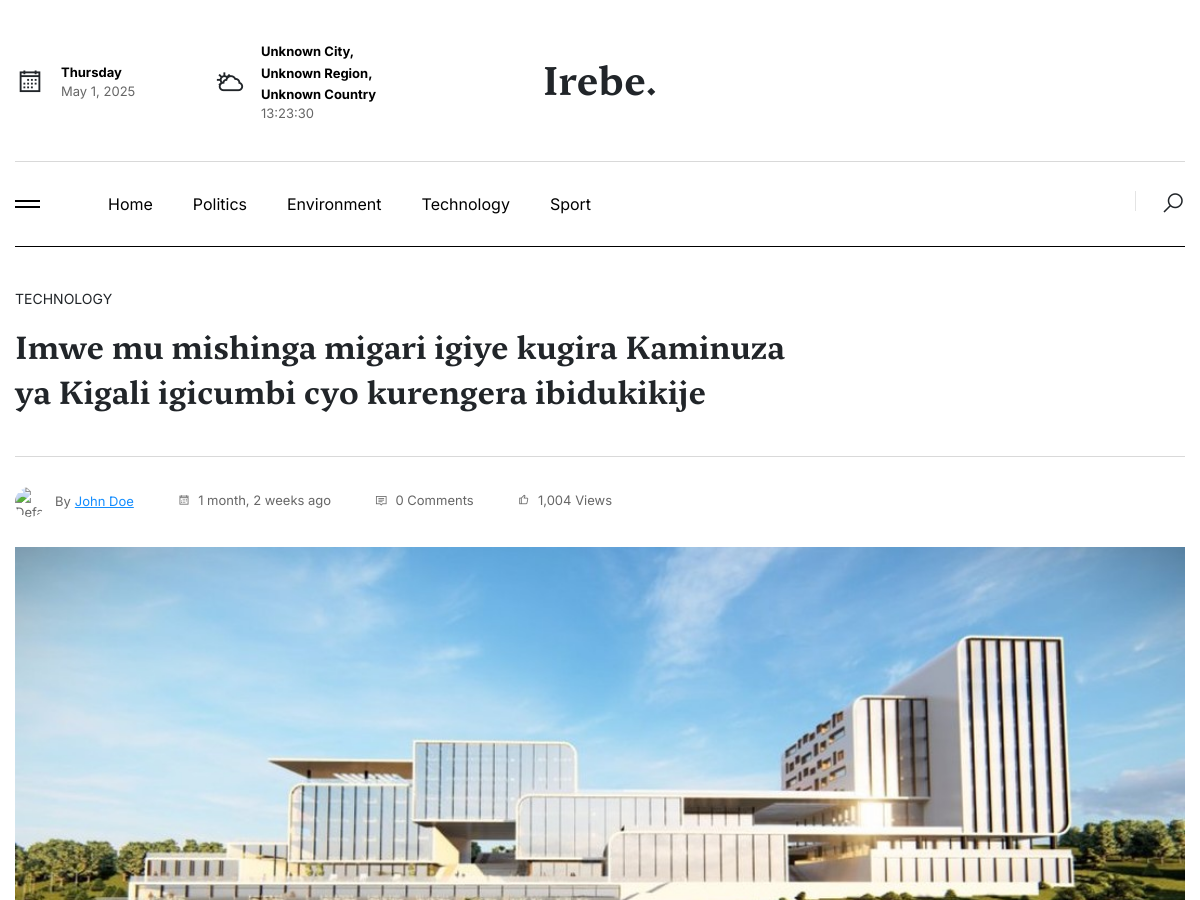
The app's page /article/imwe-mu-mishinga-migari-igiye-kugira-kaminuza-ya-kigali-igicumbi-cyo-kurengera-ibidukikije/ (upper part), older data.
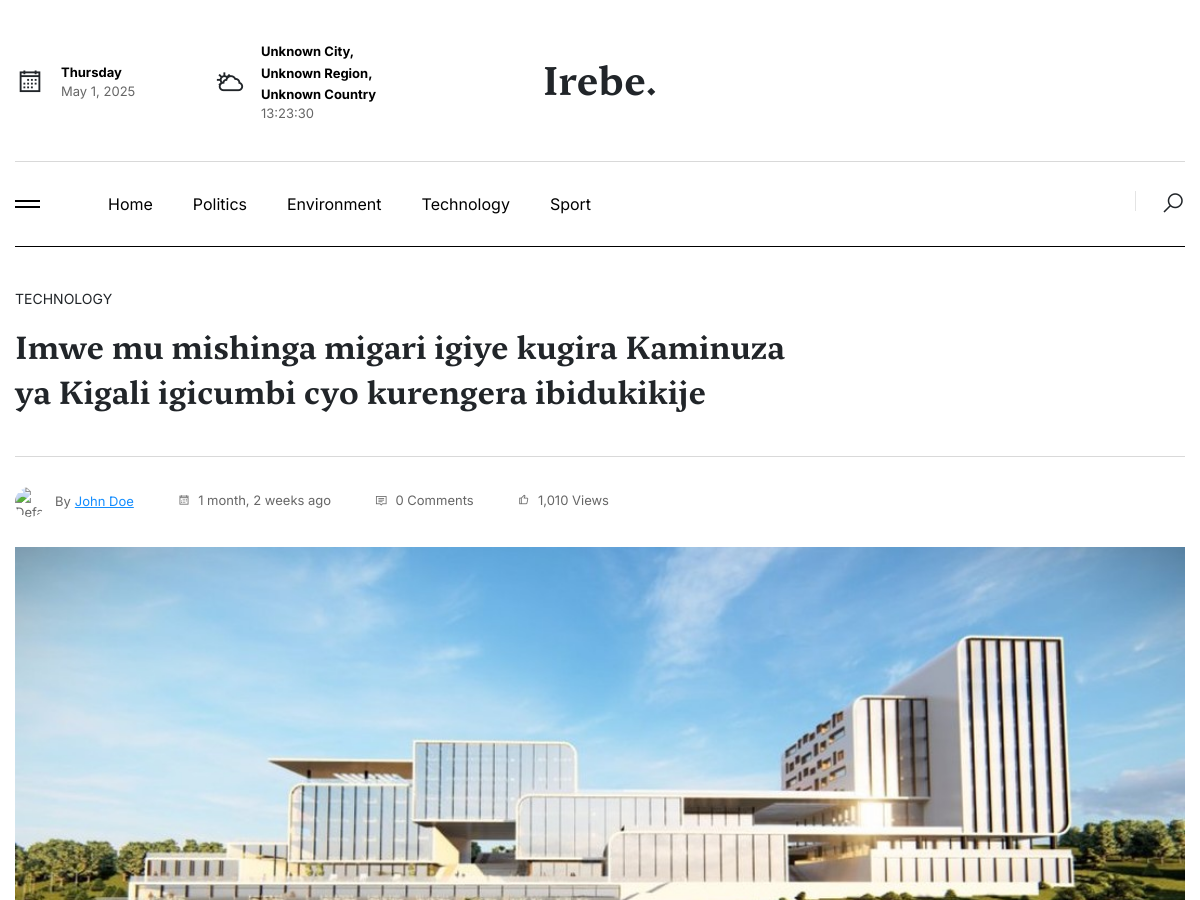
The same page, newer data.
### base/models.py (models this page shows, shortened)
class Article(models.Model):
    title = models.CharField(max_length=255)
    slug = models.SlugField(unique=True, blank=True, max_length=255)
    content = RichTextField()  # Use RichTextField from CKEditor instead of TextField
    author = models.ForeignKey(settings.AUTH_USER_MODEL, on_delete=models.CASCADE)  # Updated to reference custom user model
    category = models.ForeignKey(Category, on_delete=models.SET_NULL, null=True, blank=True)
    tags = models.ManyToManyField(Tag, related_name='articles')
    published_at = models.DateTimeField(auto_now_add=True)
    updated_at = models.DateTimeField(auto_now=True)
    status = models.CharField(max_length=20, choices=[('draft', 'Draft'), ('published', 'Published')], default='draft')
    language = models.CharField(max_length=50, default='en')
    views = models.PositiveIntegerField(default=0)
    created_at = models.DateTimeField(default=timezone.now)
    updated_at = models.DateTimeField(auto_now=True)
    video_url = models.URLField(null=True, blank=True)
    sponsored = models.BooleanField(default=False)
    sponsored_link = models.URLField(null=True, blank=True)
    class Meta:
        verbose_name_plural = "Articles"

class Category(models.Model):
    name = models.CharField(max_length=100, unique=True)
    slug = models.SlugField(max_length=255, unique=True, blank=True)
    description = models.TextField()
    image = ProcessedImageField(
        upload_to=category_image_path,
        processors=[ResizeToFill(800, 800)],
        options={'quality': 90},
        null=True,
        blank=True,
    )
    created_at = models.DateTimeField(auto_now_add=True)
    updated_at = models.DateTimeField(auto_now=True)
    class Meta:
        verbose_name_plural = "Categories"

### account/models.py (models this page shows, shortened)
class User(AbstractBaseUser, PermissionsMixin):
    ROLE_CHOICES = (
        ('admin', 'Admin'),
        ('editor', 'Editor'),
        ('journalist', 'Journalist'),
        ('guest', 'Guest'),
    )
    email = models.EmailField(unique=True)
    name = models.CharField(max_length=255)
    phone_number = models.CharField(max_length=15, unique=True)
    image = ProcessedImageField(
        upload_to=user_image_path,
        processors=[ResizeToFill(720, 720)],
        format='JPEG',
        options={'quality': 90},
        null=True,
        blank=True,
    )
    role = models.CharField(max_length=30, choices=ROLE_CHOICES, default='guest')
    slug = models.SlugField(unique=True, max_length=255, null=True, blank=True)
    username = models.CharField(max_length=255, unique=True, null=True, blank=True)
    added_by = models.ForeignKey('self', on_delete=models.CASCADE, null=True, blank=True, related_name='added_users')
    is_active = models.BooleanField(default=True)
    is_staff = models.BooleanField(default=False)
    created_at = models.DateTimeField(default=timezone.now)
    updated_at = models.DateTimeField(auto_now=True)
    objects = CustomUserManager()
    USERNAME_FIELD = 'email'
    REQUIRED_FIELDS = ['name', 'phone_number']

### base/views.py (the view)
# urls.py: path('article/<slug:slug>/', showArticle, name='showArticle'),
def showArticle(request, slug):
    article = get_object_or_404(Article, slug=slug, status='published')
    Article.objects.filter(pk=article.pk).update(views=F('views') + 1)
    article.refresh_from_db(fields=['views'])
    images = article.articleimage_set.all()
    categories = Category.objects.all()
    urls = {
        'video': article.video_url,
        'sponsored': article.sponsored_link,
    }
    likes_count = article.like_set.count()
    comments_count = article.comment_set.count()
    context = {
        'categories': categories,
        'article': article,
        'images': images,
        'urls': urls,
        'likes_count': likes_count,
        'comments_count': comments_count,
    }
    return render(request, 'pages/article_detail.html', context)

### templates/pages/article_detail.html (shortened to what this page needs)
{% extends 'layouts/app.html' %}
{% load static %}
{% load humanize %}
{% block content %}
<section class="tc-main-post-style1 pb-60">
    <div class="container">
        <div class="tc-main-post-title pt-40 pb-40">
            <div class="row">
                <div class="col-lg-8">
                    <p class="text-uppercase mb-15">{{ article.category.name }}</p>
                    <h2 class="title">
                        {{ article.title }}
                    </h2>
                </div>
            </div>
        </div>
        <div class="meta-nav pt-30 pb-30 border-top border-1 brd-gray">
            <div class="row">
                <div class="col-lg-8">
                    <div class="author-side color-666 fsz-13px">
                        <div class="author me-40 d-flex d-lg-inline-flex align-items-center">
                            <span class="icon-30 rounded-circle overflow-hidden me-10">
                                {% if article.author.image %}
                                    <img src="{{ article.author.image.url }}" alt="{{ article.title }}">
                                {% else %}
                                    <img src="https://upload.wikimedia.org/wikipedia/commons/d/d1/Image_not_available.png" alt="Default Image">
                                {% endif %}
                            </span>
                            <span>By</span>
                            <a href="#" class="text-decoration-underline text-primary ms-1">{{ article.author.name }}</a>
                        </div>
                        <span class="me-40">
                            <a href="#"><i class="la la-calendar me-1"></i> {{ article.created_at|naturaltime }}</a>
                        </span>
                        <span class="me-40">
                            <a href="#"><i class="la la-comment me-1"></i> {{ comments_count }} Comments</a>
                        </span>
                        <span>
                            <a href="#"><i class="la la-thumbs-up me-1"></i> {{ article.views|intcomma }} Views</a>
                        </span>
                    </div>
                </div>
            </div>
        </div>
        <div class="tc-main-post-img img-cover mb-50">
            {% for image in images %}
                <img src="{{ image.image.url }}" alt="{{ image.caption }}">
            {% empty %}
                No Image
            {% endfor %}
        </div>
    </div>
</section>
{% endblock %}

Row changes from the older to the newer data that the page shows:
changed Article "TECHNOLOGY": views "1,004" → "1,010"
